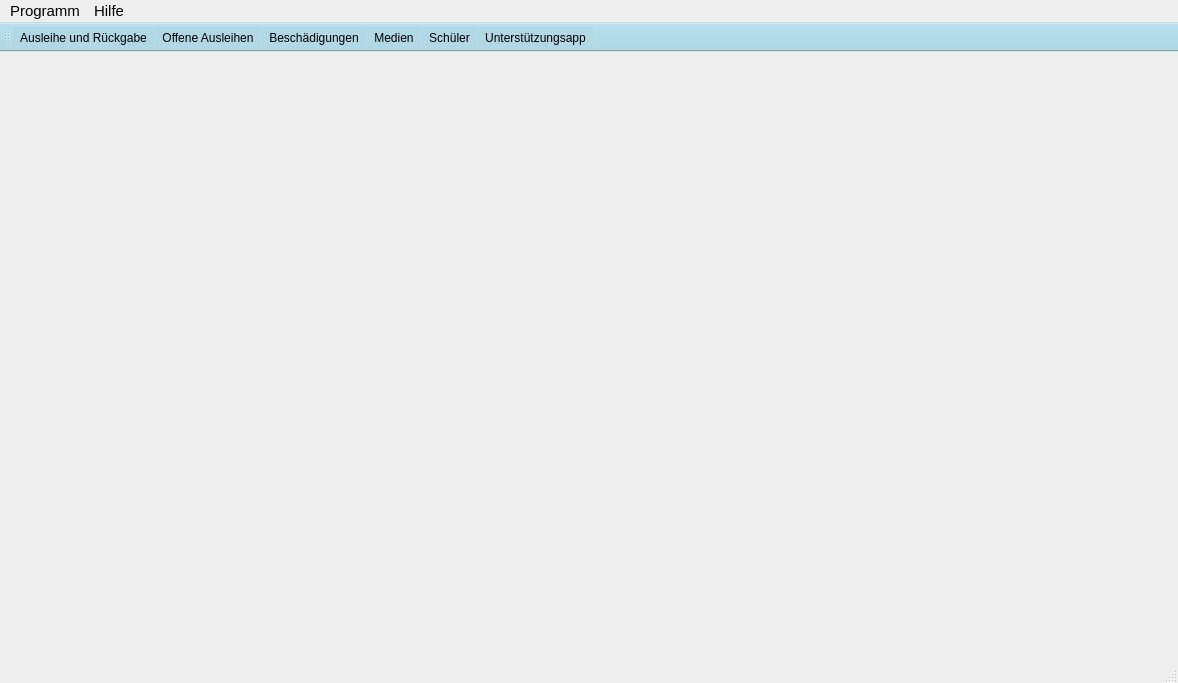
<?xml version="1.0" encoding="UTF-8"?>
<ui version="4.0">
 <class>MainWindow</class>
 <widget class="QMainWindow" name="MainWindow">
  <property name="geometry">
   <rect>
    <x>0</x>
    <y>0</y>
    <width>1178</width>
    <height>683</height>
   </rect>
  </property>
  <property name="font">
   <font>
    <pointsize>11</pointsize>
   </font>
  </property>
  <property name="windowTitle">
   <string>LibOrg</string>
  </property>
  <property name="windowIcon">
   <iconset resource="ressources.qrc">
    <normaloff>:/icons/icons/icon.png</normaloff>:/icons/icons/icon.png</iconset>
  </property>
  <widget class="QWidget" name="centralWidget">
   <layout class="QVBoxLayout" name="verticalLayout">
    <property name="leftMargin">
     <number>3</number>
    </property>
    <property name="topMargin">
     <number>3</number>
    </property>
    <property name="rightMargin">
     <number>3</number>
    </property>
    <property name="bottomMargin">
     <number>3</number>
    </property>
    <item>
     <widget class="QWidget" name="widget" native="true">
      <property name="sizePolicy">
       <sizepolicy hsizetype="Expanding" vsizetype="Expanding">
        <horstretch>1</horstretch>
        <verstretch>1</verstretch>
       </sizepolicy>
      </property>
      <property name="styleSheet">
       <string notr="true"/>
      </property>
     </widget>
    </item>
   </layout>
  </widget>
  <widget class="QMenuBar" name="menuBar">
   <property name="geometry">
    <rect>
     <x>0</x>
     <y>0</y>
     <width>1178</width>
     <height>26</height>
    </rect>
   </property>
   <property name="nativeMenuBar">
    <bool>true</bool>
   </property>
   <widget class="QMenu" name="menuProgramm">
    <property name="title">
     <string>Programm</string>
    </property>
    <addaction name="actionEinstellungen"/>
    <addaction name="actionImport"/>
    <addaction name="actionChangeUser"/>
    <addaction name="actionWiederherstellung"/>
    <addaction name="actionBenutzerverwaltung"/>
    <addaction name="actionKurs_Fach_Zuordnung_berichtigen"/>
   </widget>
   <widget class="QMenu" name="menuHilfe">
    <property name="title">
     <string>Hilfe</string>
    </property>
    <addaction name="action_about"/>
    <addaction name="action3rd_Party_Software"/>
   </widget>
   <addaction name="menuProgramm"/>
   <addaction name="menuHilfe"/>
  </widget>
  <widget class="QToolBar" name="mainToolBar">
   <property name="font">
    <font>
     <pointsize>11</pointsize>
    </font>
   </property>
   <property name="styleSheet">
    <string notr="true">background-color: rgb(177,216,228);</string>
   </property>
   <attribute name="toolBarArea">
    <enum>TopToolBarArea</enum>
   </attribute>
   <attribute name="toolBarBreak">
    <bool>false</bool>
   </attribute>
   <addaction name="actionAusleihe_und_Rueckgabe"/>
   <addaction name="actionOffene_Ausleihen"/>
   <addaction name="actionDamages"/>
   <addaction name="actionMedien"/>
   <addaction name="actionSchueler"/>
   <addaction name="actionApp"/>
  </widget>
  <widget class="QStatusBar" name="statusBar"/>
  <action name="actionEinstellungen">
   <property name="text">
    <string>Einstellungen</string>
   </property>
  </action>
  <action name="actionAusleihe_und_Rueckgabe">
   <property name="checkable">
    <bool>false</bool>
   </property>
   <property name="text">
    <string>Ausleihe und Rückgabe</string>
   </property>
  </action>
  <action name="actionMedien">
   <property name="text">
    <string>Medien</string>
   </property>
  </action>
  <action name="actionSchueler">
   <property name="text">
    <string>Schüler</string>
   </property>
  </action>
  <action name="action_about">
   <property name="text">
    <string>Über</string>
   </property>
  </action>
  <action name="action3rd_Party_Software">
   <property name="text">
    <string>3rd-Party-Software</string>
   </property>
  </action>
  <action name="actionImport">
   <property name="text">
    <string>Import</string>
   </property>
  </action>
  <action name="actionChangeUser">
   <property name="text">
    <string>Benutzer wechseln</string>
   </property>
  </action>
  <action name="actionWiederherstellung">
   <property name="text">
    <string>Wiederherstellung</string>
   </property>
  </action>
  <action name="actionBenutzerverwaltung">
   <property name="text">
    <string>Benutzerverwaltung</string>
   </property>
  </action>
  <action name="actionOffene_Ausleihen">
   <property name="text">
    <string>Offene Ausleihen</string>
   </property>
  </action>
  <action name="actionDamages">
   <property name="text">
    <string>Beschädigungen</string>
   </property>
  </action>
  <action name="actionKurs_Fach_Zuordnung_berichtigen">
   <property name="text">
    <string>Kurs-Fach-Zuordnung berichtigen</string>
   </property>
  </action>
  <action name="actionApp">
   <property name="text">
    <string>Unterstützungsapp</string>
   </property>
   <property name="toolTip">
    <string>Unterstützungsapp konfigurieren</string>
   </property>
  </action>
 </widget>
 <layoutdefault spacing="6" margin="11"/>
 <resources>
  <include location="ressources.qrc"/>
 </resources>
 <connections>
  <connection>
   <sender>actionEinstellungen</sender>
   <signal>triggered()</signal>
   <receiver>MainWindow</receiver>
   <slot>rider_settings_triggered()</slot>
   <hints>
    <hint type="sourcelabel">
     <x>-1</x>
     <y>-1</y>
    </hint>
    <hint type="destinationlabel">
     <x>199</x>
     <y>149</y>
    </hint>
   </hints>
  </connection>
  <connection>
   <sender>action_about</sender>
   <signal>triggered()</signal>
   <receiver>MainWindow</receiver>
   <slot>rider_about_triggered()</slot>
   <hints>
    <hint type="sourcelabel">
     <x>-1</x>
     <y>-1</y>
    </hint>
    <hint type="destinationlabel">
     <x>588</x>
     <y>341</y>
    </hint>
   </hints>
  </connection>
  <connection>
   <sender>actionImport</sender>
   <signal>triggered()</signal>
   <receiver>MainWindow</receiver>
   <slot>rider_import_triggered()</slot>
   <hints>
    <hint type="sourcelabel">
     <x>-1</x>
     <y>-1</y>
    </hint>
    <hint type="destinationlabel">
     <x>588</x>
     <y>341</y>
    </hint>
   </hints>
  </connection>
  <connection>
   <sender>actionChangeUser</sender>
   <signal>triggered()</signal>
   <receiver>MainWindow</receiver>
   <slot>rider_changeuser_triggered()</slot>
   <hints>
    <hint type="sourcelabel">
     <x>-1</x>
     <y>-1</y>
    </hint>
    <hint type="destinationlabel">
     <x>588</x>
     <y>341</y>
    </hint>
   </hints>
  </connection>
  <connection>
   <sender>action3rd_Party_Software</sender>
   <signal>triggered()</signal>
   <receiver>MainWindow</receiver>
   <slot>rider_3rd_party_software_triggered()</slot>
   <hints>
    <hint type="sourcelabel">
     <x>-1</x>
     <y>-1</y>
    </hint>
    <hint type="destinationlabel">
     <x>588</x>
     <y>341</y>
    </hint>
   </hints>
  </connection>
  <connection>
   <sender>actionAusleihe_und_Rueckgabe</sender>
   <signal>triggered()</signal>
   <receiver>MainWindow</receiver>
   <slot>rider_lend_and_giveback_triggered()</slot>
   <hints>
    <hint type="sourcelabel">
     <x>-1</x>
     <y>-1</y>
    </hint>
    <hint type="destinationlabel">
     <x>588</x>
     <y>341</y>
    </hint>
   </hints>
  </connection>
  <connection>
   <sender>actionWiederherstellung</sender>
   <signal>triggered()</signal>
   <receiver>MainWindow</receiver>
   <slot>rider_restoration_triggered()</slot>
   <hints>
    <hint type="sourcelabel">
     <x>-1</x>
     <y>-1</y>
    </hint>
    <hint type="destinationlabel">
     <x>588</x>
     <y>341</y>
    </hint>
   </hints>
  </connection>
  <connection>
   <sender>actionBenutzerverwaltung</sender>
   <signal>triggered()</signal>
   <receiver>MainWindow</receiver>
   <slot>rider_usermanagement_triggerd()</slot>
   <hints>
    <hint type="sourcelabel">
     <x>-1</x>
     <y>-1</y>
    </hint>
    <hint type="destinationlabel">
     <x>588</x>
     <y>341</y>
    </hint>
   </hints>
  </connection>
  <connection>
   <sender>actionOffene_Ausleihen</sender>
   <signal>triggered()</signal>
   <receiver>MainWindow</receiver>
   <slot>rider_open_lendings_triggered()</slot>
   <hints>
    <hint type="sourcelabel">
     <x>-1</x>
     <y>-1</y>
    </hint>
    <hint type="destinationlabel">
     <x>588</x>
     <y>341</y>
    </hint>
   </hints>
  </connection>
  <connection>
   <sender>actionDamages</sender>
   <signal>triggered()</signal>
   <receiver>MainWindow</receiver>
   <slot>rider_damages_triggered()</slot>
   <hints>
    <hint type="sourcelabel">
     <x>-1</x>
     <y>-1</y>
    </hint>
    <hint type="destinationlabel">
     <x>588</x>
     <y>341</y>
    </hint>
   </hints>
  </connection>
  <connection>
   <sender>actionKurs_Fach_Zuordnung_berichtigen</sender>
   <signal>triggered()</signal>
   <receiver>MainWindow</receiver>
   <slot>rider_Kurs_Fach_Zuordnung_triggered()</slot>
   <hints>
    <hint type="sourcelabel">
     <x>-1</x>
     <y>-1</y>
    </hint>
    <hint type="destinationlabel">
     <x>588</x>
     <y>341</y>
    </hint>
   </hints>
  </connection>
 </connections>
 <slots>
  <slot>rider_settings_triggered()</slot>
  <slot>rider_about_triggered()</slot>
  <slot>rider_import_triggered()</slot>
  <slot>rider_changeuser_triggered()</slot>
  <slot>rider_3rd_party_software_triggered()</slot>
  <slot>rider_lend_and_giveback_triggered()</slot>
  <slot>rider_restoration_triggered()</slot>
  <slot>rider_usermanagement_triggerd()</slot>
  <slot>rider_open_lendings_triggered()</slot>
  <slot>rider_damages_triggered()</slot>
  <slot>rider_Kurs_Fach_Zuordnung_triggered()</slot>
 </slots>
</ui>
